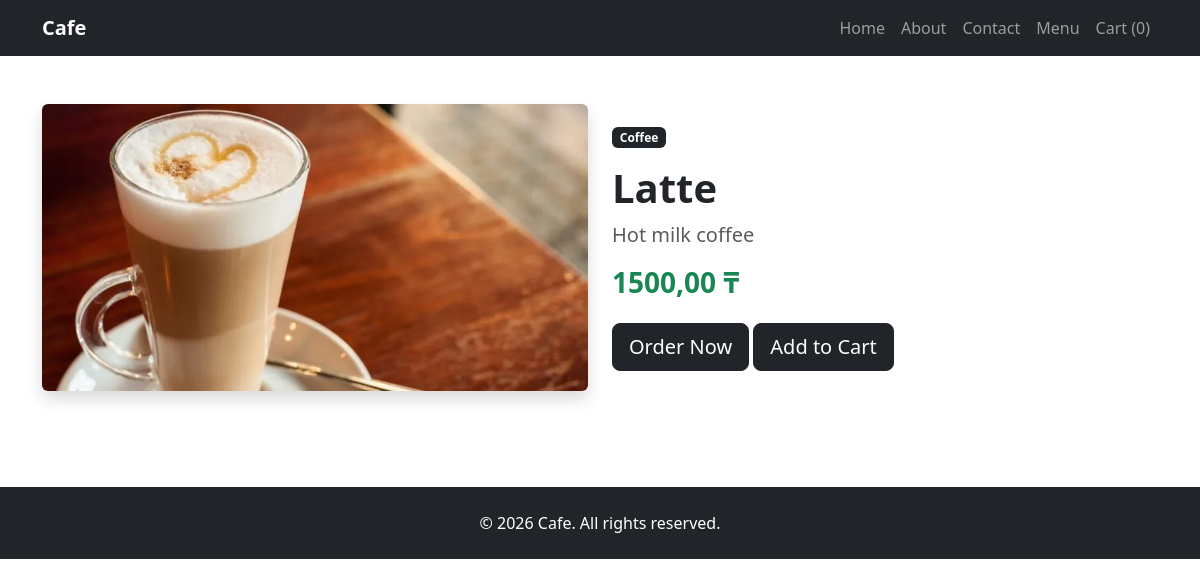
Page /menu/1/ on the committed database.
### menu/models.py (models this page shows, shortened)
class Product(models.Model):
    category = models.ForeignKey(Category, on_delete=models.CASCADE)
    name = models.CharField(max_length=200)
    description = models.TextField(blank=True, null=True)
    price = models.DecimalField(max_digits=10, decimal_places=2)
    image = models.ImageField(upload_to='menu/',blank=True, null=True)
    available = models.BooleanField(default=True)

class Category(models.Model):
    name = models.CharField(max_length=200)

### menu/views.py (the view)
# urls.py: path('<int:pk>/',views.product_detail,name='product_detail'),
def product_detail(request, pk):
    product = get_object_or_404(Product, pk=pk)
    context={
        'product':product,
    }
    return render(request, 'menu/product_detail.html', context)

### orders/cart.py (called while the page is built)
    def __len__(self):
        return sum(item['quantity'] for item in self.cart.values())

### orders/context_processors.py (called while the page is built)
def cart(request):
    return {'cart':Cart(request)}

### menu/templates/menu/product_detail.html (shortened to what this page needs)
{% extends 'base.html' %}
{% block content %}
<div class="row align-items-center">
    <div class="col-md-6">
        <img src="{{ product.image.url }}" class="img-fluid rounded shadow">
    </div>
    <div class="col-md-6">
        <span class="badge bg-dark mb-3">
            {{ product.category.name }}
        </span>
        <h1 class="fw-bold">{{ product.name }}</h1>
        <p class="text-muted fs-5">
            {{ product.description }}
        </p>
        <h3 class="text-success fw-bold mb-4">
            {{ product.price }} ₸
        </h3>
        <a href="#" class="btn btn-dark btn-lg">
            Order Now
        </a>
        <a href="{% url 'cart_add' product.id %}" class="btn btn-dark btn-lg">
    Add to Cart
</a>
    </div>
</div>
{% endblock %}

### rows in the picture
Product: image (picture), category.name "Coffee", name "Latte", description "Hot milk coffee", price "1500,00"

### other values in the picture
{{ cart|length }} "0"
